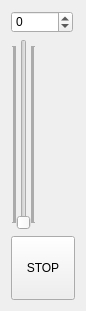
  <widget class="QWidget" name="verticalLayoutWidget_10">
   <property name="geometry">
    <rect>
     <x>220</x>
     <y>470</y>
     <width>66</width>
     <height>311</height>
    </rect>
   </property>
   <layout class="QVBoxLayout" name="verticalLayout_10">
    <item>
     <widget class="QSpinBox" name="SpeedBox1_3">
      <property name="minimumSize">
       <size>
        <width>42</width>
        <height>22</height>
       </size>
      </property>
      <property name="maximumSize">
       <size>
        <width>62</width>
        <height>22</height>
       </size>
      </property>
      <property name="minimum">
       <number>-32768</number>
      </property>
      <property name="maximum">
       <number>32767</number>
      </property>
      <property name="value">
       <number>0</number>
      </property>
     </widget>
    </item>
    <item>
     <widget class="QSlider" name="SpeedSlider_3">
      <property name="layoutDirection">
       <enum>Qt::LeftToRight</enum>
      </property>
      <property name="autoFillBackground">
       <bool>true</bool>
      </property>
      <property name="minimum">
       <number>0</number>
      </property>
      <property name="maximum">
       <number>1024</number>
      </property>
      <property name="singleStep">
       <number>1</number>
      </property>
      <property name="pageStep">
       <number>10</number>
      </property>
      <property name="tracking">
       <bool>false</bool>
      </property>
      <property name="orientation">
       <enum>Qt::Vertical</enum>
      </property>
      <property name="tickPosition">
       <enum>QSlider::TicksBothSides</enum>
      </property>
      <property name="tickInterval">
       <number>5</number>
      </property>
     </widget>
    </item>
    <item>
     <widget class="QPushButton" name="STOP1_3">
      <property name="enabled">
       <bool>true</bool>
      </property>
      <property name="minimumSize">
       <size>
        <width>64</width>
        <height>64</height>
       </size>
      </property>
      <property name="maximumSize">
       <size>
        <width>64</width>
        <height>64</height>
       </size>
      </property>
      <property name="text">
       <string>STOP</string>
      </property>
     </widget>
    </item>
   </layout>
  </widget>
